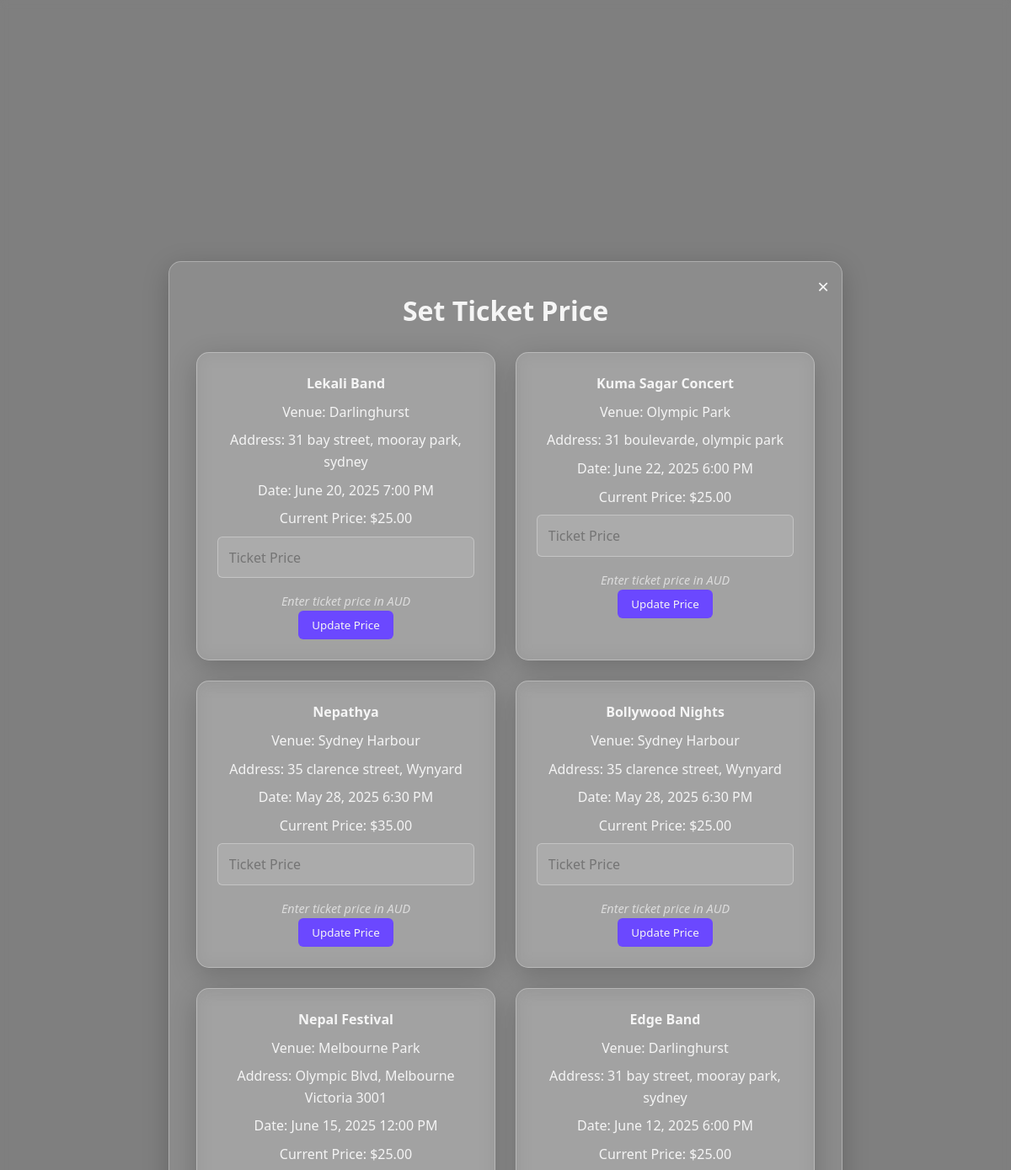
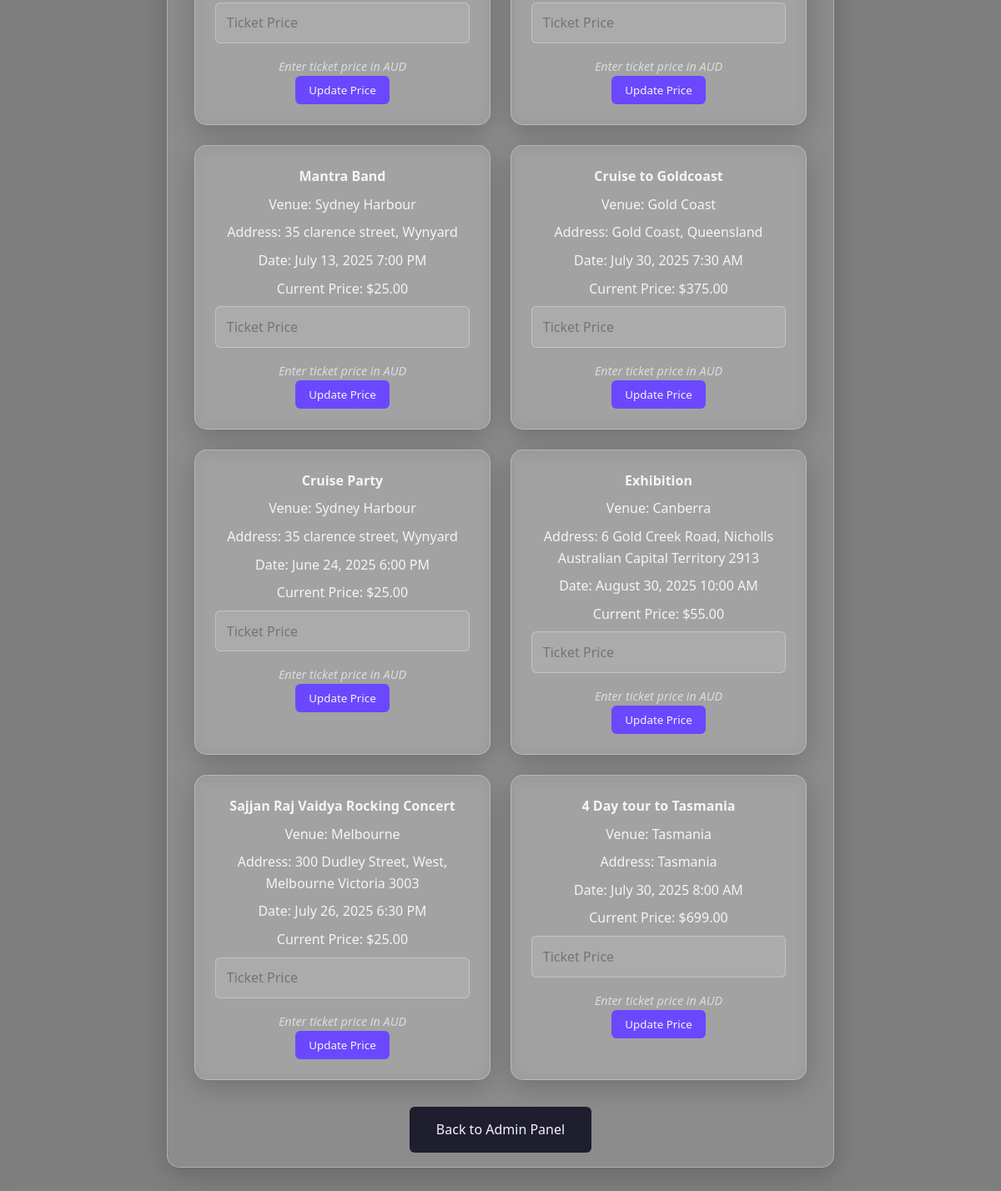
Screenshot of /set_ticket_price.php (signed in) with the database file from the repository (2 pictures, top to bottom).
### tables this page shows
CREATE TABLE IF NOT EXISTS `events` (
  `event_id` int NOT NULL AUTO_INCREMENT,
  `title` varchar(100) NOT NULL,
  `description` text,
  `venue_id` int DEFAULT NULL,
  `start_datetime` datetime NOT NULL,
  `image_path` varchar(255) DEFAULT NULL,
  `created_by_type` enum('system_admin','venue_admin') NOT NULL,
  `created_by_id` int NOT NULL,
  `status` enum('pending','approved','rejected') DEFAULT 'pending',
  `created_at` timestamp NOT NULL DEFAULT CURRENT_TIMESTAMP,
  `booking_status` enum('open','closed') DEFAULT 'open',
  PRIMARY KEY (`event_id`),
  KEY `venue_id` (`venue_id`)
);

CREATE TABLE IF NOT EXISTS `venues` (
  `venue_id` int NOT NULL AUTO_INCREMENT,
  `name` varchar(100) NOT NULL,
  `address` text NOT NULL,
  `capacity` int NOT NULL,
  `venue_admin_id` int DEFAULT NULL,
  `created_at` timestamp NOT NULL DEFAULT CURRENT_TIMESTAMP,
  `image_path` varchar(255) DEFAULT NULL,
  `latitude` decimal(9,6) DEFAULT NULL,
  `longitude` decimal(9,6) DEFAULT NULL,
  PRIMARY KEY (`venue_id`),
  KEY `venue_admin_id` (`venue_admin_id`)
);

CREATE TABLE IF NOT EXISTS `ticket_prices` (
  `price_id` int NOT NULL AUTO_INCREMENT,
  `event_id` int DEFAULT NULL,
  `ticket_price` decimal(10,2) NOT NULL,
  `set_by_type` enum('system_admin','venue_admin') NOT NULL,
  `set_by_id` int NOT NULL,
  `set_at` timestamp NOT NULL DEFAULT CURRENT_TIMESTAMP,
  PRIMARY KEY (`price_id`),
  KEY `event_id` (`event_id`)
);

### set_ticket_price.php (the view, shortened to what this page needs)
<?php
require_once 'Connection/sql_auth.php';
$events = [];
$query = "SELECT e.event_id, e.title, e.status, e.description, e.start_datetime, tp.ticket_price, v.name AS venue_name, v.address
          FROM events e
          LEFT JOIN ticket_prices tp ON e.event_id = tp.event_id
          LEFT JOIN venues v ON e.venue_id = v.venue_id
          WHERE e.status = 'approved'";
$result = $db->query($query);
if ($result) while ($row = $result->fetch_assoc()) $events[] = $row;
?>
<!DOCTYPE html>
<html lang="en">
<head>
    <link rel="stylesheet" href="https://cdnjs.cloudflare.com/ajax/libs/font-awesome/6.0.0-beta3/css/all.min.css">
</head>
<body>
    <div class="container">
        <a href="admin.php" class="close-container" id="closeContainerBtn">×</a>
        <h2>Set Ticket Price</h2>
        <?php if (empty($events)): ?>
            <p class="no-data-message">No approved events available to set ticket prices.</p>
        <?php else: ?>
            <div class="event-cards">
                <?php foreach ($events as $event): ?>
                    <div class="event-card">
                        <h4><?= htmlspecialchars($event['title']) ?></h4>
                        <p>Venue: <?= htmlspecialchars($event['venue_name']) ?></p>
                        <p>Address: <?= htmlspecialchars($event['address']) ?></p>
                        <p>Date: <?= date('F j, Y g:i A', strtotime($event['start_datetime'])) ?></p>
                        <p>Current Price: <?= $event['ticket_price'] ? '$' . number_format($event['ticket_price'], 2) : 'Not Set' ?></p>
                        <form method="POST" style="display: inline;" onsubmit="event.preventDefault(); showTicketModal(<?= htmlspecialchars($event['event_id']) ?>, this.ticket_price.value, '<?= htmlspecialchars($event['title']) ?>')">
                            <input type="number" name="ticket_price" step="0.01" placeholder="Ticket Price" required min="0">
                            <small>Enter ticket price in AUD</small>
                            <button type="submit" name="update_ticket" class="update-btn">Update Price</button>
                        </form>
                    </div>
                <?php endforeach; ?>
            </div>
        <?php endif; ?>
        <a href="admin.php" class="back-btn">Back to Admin Panel</a>
    </div>
</body>
</html>

### set_ticket_price.php (style rules this page uses)
:root { --primary-color: #6b48ff; --secondary-color: #1e1e2f; --accent-color: #ff2e63; --light-color: #f5f5f5; --glass-bg: rgba(255, 255, 255, 0.1); --shadow: 0 8px 32px rgba(0, 0, 0, 0.2); --success-bg: #28a745; --error-bg: #ff2e63; --danger-color: #dc3545; }
* { box-sizing: border-box; margin: 0; padding: 0; font-family: 'Segoe UI', Arial, sans-serif; }
body { background: linear-gradient(rgba(0, 0, 0, 0.5), rgba(0, 0, 0, 0.5)), url('images/concert.jpg'); background-size: cover; background-position: center; backdrop-filter: blur(5px); color: var(--light-color); line-height: 1.6; min-height: 100vh; display: flex; justify-content: center; align-items: center; }
.container { background: var(--glass-bg); backdrop-filter: blur(10px); border-radius: 15px; padding: 2rem; box-shadow: var(--shadow); border: 1px solid rgba(255, 255, 255, 0.3); width: 90%; max-width: 800px; text-align: center; max-height: 80vh; overflow-y: auto; position: relative; }
.close-container { position: absolute; top: 10px; right: 15px; font-size: 1.5rem; color: var(--light-color); cursor: pointer; transition: color 0.3s ease; text-decoration: none; }
h2 { font-size: 2rem; margin-bottom: 1.5rem; }
.event-cards { display: grid; grid-template-columns: repeat(auto-fit, minmax(250px, 1fr)); gap: 1.5rem; margin-top: 1rem; }
.event-card { background: var(--glass-bg); backdrop-filter: blur(10px); border-radius: 15px; padding: 1.5rem; box-shadow: var(--shadow); border: 1px solid rgba(255, 255, 255, 0.3); text-align: center; color: var(--light-color); }
.event-card p { margin: 0.5rem 0; }
.event-card input { padding: 0.8rem; border: 1px solid rgba(255, 255, 255, 0.3); border-radius: 6px; background: rgba(255, 255, 255, 0.1); color: var(--light-color); font-size: 1rem; width: 100%; margin-bottom: 0.5rem; }
.event-card small { color: rgba(245, 245, 245, 0.7); font-size: 0.9rem; font-style: italic; display: block; margin-top: 0.5rem; }
.event-card .update-btn { background: var(--primary-color); color: var(--light-color); padding: 0.5rem 1rem; border: none; border-radius: 6px; cursor: pointer; transition: background 0.3s ease; }
.back-btn { display: inline-block; margin-top: 2rem; background: var(--secondary-color); color: var(--light-color); padding: 0.9rem 2rem; border-radius: 6px; text-decoration: none; transition: background 0.3s ease; }

### rows the page displays
events: title "Lekali Band", venue.name "Darlinghurst", venue.address "31 bay street, mooray park, sydney", start_datetime "June 20, 2025 7:00 PM", ticket_prices.ticket_price "25.00"
events: title "Kuma Sagar Concert", venue.name "Olympic Park", venue.address "31 boulevarde, olympic park", start_datetime "June 22, 2025 6:00 PM", ticket_prices.ticket_price "25.00"
events: title "Nepathya", venue.name "Sydney Harbour", venue.address "35 clarence street, Wynyard", start_datetime "May 28, 2025 6:30 PM", ticket_prices.ticket_price "35.00"
events: title "Bollywood Nights", venue.name "Sydney Harbour", venue.address "35 clarence street, Wynyard", start_datetime "May 28, 2025 6:30 PM", ticket_prices.ticket_price "25.00"
events: title "Nepal Festival", venue.name "Melbourne Park", venue.address "Olympic Blvd, Melbourne Victoria 3001", start_datetime "June 15, 2025 12:00 PM", ticket_prices.ticket_price "25.00"
events: title "Edge Band", venue.name "Darlinghurst", venue.address "31 bay street, mooray park, sydney", start_datetime "June 12, 2025 6:00 PM", ticket_prices.ticket_price "25.00"
events: title "Mantra Band", venue.name "Sydney Harbour", venue.address "35 clarence street, Wynyard", start_datetime "July 13, 2025 7:00 PM", ticket_prices.ticket_price "25.00"
events: title "Cruise to Goldcoast", venue.name "Gold Coast", venue.address "Gold Coast, Queensland", start_datetime "July 30, 2025 7:30 AM", ticket_prices.ticket_price "375.00"
events: title "Cruise Party", venue.name "Sydney Harbour", venue.address "35 clarence street, Wynyard", start_datetime "June 24, 2025 6:00 PM", ticket_prices.ticket_price "25.00"
events: title "Exhibition", venue.name "Canberra", venue.address "6 Gold Creek Road, Nicholls Australian Capital Territory 2913", start_datetime "August 30, 2025 10:00 AM", ticket_prices.ticket_price "55.00"
events: title "Sajjan Raj Vaidya Rocking Concert", venue.name "Melbourne", venue.address "300 Dudley Street, West, Melbourne Victoria 3003", start_datetime "July 26, 2025 6:30 PM", ticket_prices.ticket_price "25.00"
events: title "4 Day tour to Tasmania", venue.name "Tasmania", venue.address "Tasmania", start_datetime "July 30, 2025 8:00 AM", ticket_prices.ticket_price "699.00"
